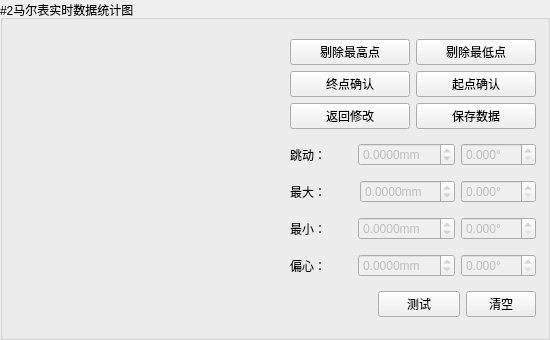
           <widget class="QGroupBox" name="groupBox_9">
            <property name="minimumSize">
             <size>
              <width>550</width>
              <height>340</height>
             </size>
            </property>
            <property name="maximumSize">
             <size>
              <width>16777215</width>
              <height>350</height>
             </size>
            </property>
            <property name="title">
             <string>#2马尔表实时数据统计图</string>
            </property>
            <layout class="QGridLayout" name="gridLayout_9">
             <item row="0" column="0" rowspan="6">
              <widget class="QChartMouseEvent" name="dataStaticGraphicTwo" native="true"/>
             </item>
             <item row="0" column="1">
              <layout class="QGridLayout" name="gridLayout_8">
               <item row="0" column="1">
                <widget class="QPushButton" name="removeLowestPoint_2">
                 <property name="minimumSize">
                  <size>
                   <width>120</width>
                   <height>0</height>
                  </size>
                 </property>
                 <property name="maximumSize">
                  <size>
                   <width>120</width>
                   <height>16777215</height>
                  </size>
                 </property>
                 <property name="text">
                  <string>剔除最低点</string>
                 </property>
                </widget>
               </item>
               <item row="1" column="1">
                <widget class="QPushButton" name="startMakesure_2">
                 <property name="minimumSize">
                  <size>
                   <width>120</width>
                   <height>0</height>
                  </size>
                 </property>
                 <property name="maximumSize">
                  <size>
                   <width>120</width>
                   <height>16777215</height>
                  </size>
                 </property>
                 <property name="text">
                  <string>起点确认</string>
                 </property>
                </widget>
               </item>
               <item row="1" column="0">
                <widget class="QPushButton" name="endMakesure_2">
                 <property name="maximumSize">
                  <size>
                   <width>120</width>
                   <height>16777215</height>
                  </size>
                 </property>
                 <property name="text">
                  <string>终点确认</string>
                 </property>
                </widget>
               </item>
               <item row="0" column="0">
                <widget class="QPushButton" name="removeHighestPoint_2">
                 <property name="minimumSize">
                  <size>
                   <width>120</width>
                   <height>0</height>
                  </size>
                 </property>
                 <property name="maximumSize">
                  <size>
                   <width>120</width>
                   <height>16777215</height>
                  </size>
                 </property>
                 <property name="text">
                  <string>剔除最高点</string>
                 </property>
                </widget>
               </item>
               <item row="2" column="0">
                <widget class="QPushButton" name="undoAxialModify">
                 <property name="text">
                  <string>返回修改</string>
                 </property>
                </widget>
               </item>
               <item row="2" column="1">
                <widget class="QPushButton" name="saveAxialCurrentData">
                 <property name="text">
                  <string>保存数据</string>
                 </property>
                </widget>
               </item>
              </layout>
             </item>
             <item row="1" column="1">
              <layout class="QHBoxLayout" name="horizontalLayout_28">
               <item>
                <widget class="QLabel" name="label_103">
                 <property name="minimumSize">
                  <size>
                   <width>35</width>
                   <height>0</height>
                  </size>
                 </property>
                 <property name="maximumSize">
                  <size>
                   <width>72</width>
                   <height>35</height>
                  </size>
                 </property>
                 <property name="text">
                  <string>跳动：</string>
                 </property>
                </widget>
               </item>
               <item>
                <widget class="QDoubleSpinBox" name="sensorTwoBeatValue">
                 <property name="enabled">
                  <bool>false</bool>
                 </property>
                 <property name="minimumSize">
                  <size>
                   <width>0</width>
                   <height>0</height>
                  </size>
                 </property>
                 <property name="maximumSize">
                  <size>
                   <width>16777215</width>
                   <height>16777215</height>
                  </size>
                 </property>
                 <property name="suffix">
                  <string>mm</string>
                 </property>
                 <property name="decimals">
                  <number>4</number>
                 </property>
                 <property name="minimum">
                  <double>-99.000000000000000</double>
                 </property>
                 <property name="maximum">
                  <double>999.000000000000000</double>
                 </property>
                </widget>
               </item>
               <item>
                <widget class="QDoubleSpinBox" name="sensorTwoBeatAngle">
                 <property name="enabled">
                  <bool>false</bool>
                 </property>
                 <property name="minimumSize">
                  <size>
                   <width>0</width>
                   <height>0</height>
                  </size>
                 </property>
                 <property name="maximumSize">
                  <size>
                   <width>16777215</width>
                   <height>16777215</height>
                  </size>
                 </property>
                 <property name="suffix">
                  <string>°</string>
                 </property>
                 <property name="decimals">
                  <number>3</number>
                 </property>
                 <property name="maximum">
                  <double>999.000000000000000</double>
                 </property>
                </widget>
               </item>
              </layout>
             </item>
             <item row="2" column="1">
              <layout class="QHBoxLayout" name="horizontalLayout_101">
               <item>
                <widget class="QLabel" name="label_104">
                 <property name="minimumSize">
                  <size>
                   <width>35</width>
                   <height>0</height>
                  </size>
                 </property>
                 <property name="maximumSize">
                  <size>
                   <width>80</width>
                   <height>35</height>
                  </size>
                 </property>
                 <property name="text">
                  <string>最大：</string>
                 </property>
                </widget>
               </item>
               <item>
                <widget class="QDoubleSpinBox" name="sensorTwoMaxValue">
                 <property name="enabled">
                  <bool>false</bool>
                 </property>
                 <property name="suffix">
                  <string>mm</string>
                 </property>
                 <property name="decimals">
                  <number>4</number>
                 </property>
                 <property name="minimum">
                  <double>-99.000000000000000</double>
                 </property>
                 <property name="maximum">
                  <double>90.989999999999995</double>
                 </property>
                </widget>
               </item>
               <item>
                <widget class="QDoubleSpinBox" name="sensorTwoMaxAngle">
                 <property name="enabled">
                  <bool>false</bool>
                 </property>
                 <property name="suffix">
                  <string>°</string>
                 </property>
                 <property name="decimals">
                  <number>3</number>
                 </property>
                 <property name="maximum">
                  <double>999.000000000000000</double>
                 </property>
                </widget>
               </item>
              </layout>
             </item>
             <item row="3" column="1">
              <layout class="QHBoxLayout" name="horizontalLayout_107">
               <item>
                <widget class="QLabel" name="label_106">
                 <property name="maximumSize">
                  <size>
                   <width>80</width>
                   <height>16777215</height>
                  </size>
                 </property>
                 <property name="text">
                  <string>最小：</string>
                 </property>
                </widget>
               </item>
               <item>
                <widget class="QDoubleSpinBox" name="sensorTwoMinValue">
                 <property name="enabled">
                  <bool>false</bool>
                 </property>
                 <property name="suffix">
                  <string>mm</string>
                 </property>
                 <property name="decimals">
                  <number>4</number>
                 </property>
                 <property name="minimum">
                  <double>-99.000000000000000</double>
                 </property>
                 <property name="maximum">
                  <double>999.000000000000000</double>
                 </property>
                </widget>
               </item>
               <item>
                <widget class="QDoubleSpinBox" name="sensorTwoMinAngle">
                 <property name="enabled">
                  <bool>false</bool>
                 </property>
                 <property name="suffix">
                  <string>°</string>
                 </property>
                 <property name="decimals">
                  <number>3</number>
                 </property>
                 <property name="maximum">
                  <double>999.000000000000000</double>
                 </property>
                </widget>
               </item>
              </layout>
             </item>
             <item row="4" column="1">
              <layout class="QHBoxLayout" name="horizontalLayout_106">
               <item>
                <widget class="QLabel" name="label_105">
                 <property name="minimumSize">
                  <size>
                   <width>50</width>
                   <height>0</height>
                  </size>
                 </property>
                 <property name="maximumSize">
                  <size>
                   <width>80</width>
                   <height>16777215</height>
                  </size>
                 </property>
                 <property name="text">
                  <string>偏心：</string>
                 </property>
                </widget>
               </item>
               <item>
                <widget class="QDoubleSpinBox" name="sensorTwoBiasValue">
                 <property name="enabled">
                  <bool>false</bool>
                 </property>
                 <property name="minimumSize">
                  <size>
                   <width>0</width>
                   <height>0</height>
                  </size>
                 </property>
                 <property name="suffix">
                  <string>mm</string>
                 </property>
                 <property name="decimals">
                  <number>4</number>
                 </property>
                 <property name="minimum">
                  <double>-99.000000000000000</double>
                 </property>
                 <property name="maximum">
                  <double>999.000000000000000</double>
                 </property>
                </widget>
               </item>
               <item>
                <widget class="QDoubleSpinBox" name="sensorTwoBiasAngle">
                 <property name="enabled">
                  <bool>false</bool>
                 </property>
                 <property name="suffix">
                  <string>°</string>
                 </property>
                 <property name="decimals">
                  <number>3</number>
                 </property>
                 <property name="maximum">
                  <double>999.000000000000000</double>
                 </property>
                </widget>
               </item>
              </layout>
             </item>
             <item row="5" column="1">
              <layout class="QHBoxLayout" name="horizontalLayout_47">
               <item>
                <widget class="QLabel" name="startAndEndPoint_2">
                 <property name="text">
                  <string/>
                 </property>
                </widget>
               </item>
               <item>
                <widget class="QPushButton" name="test">
                 <property name="text">
                  <string>测试</string>
                 </property>
                </widget>
               </item>
               <item>
                <widget class="QPushButton" name="clearAxialPoint">
                 <property name="minimumSize">
                  <size>
                   <width>70</width>
                   <height>0</height>
                  </size>
                 </property>
                 <property name="maximumSize">
                  <size>
                   <width>70</width>
                   <height>16777215</height>
                  </size>
                 </property>
                 <property name="text">
                  <string>清空</string>
                 </property>
                </widget>
               </item>
              </layout>
             </item>
            </layout>
           </widget>
